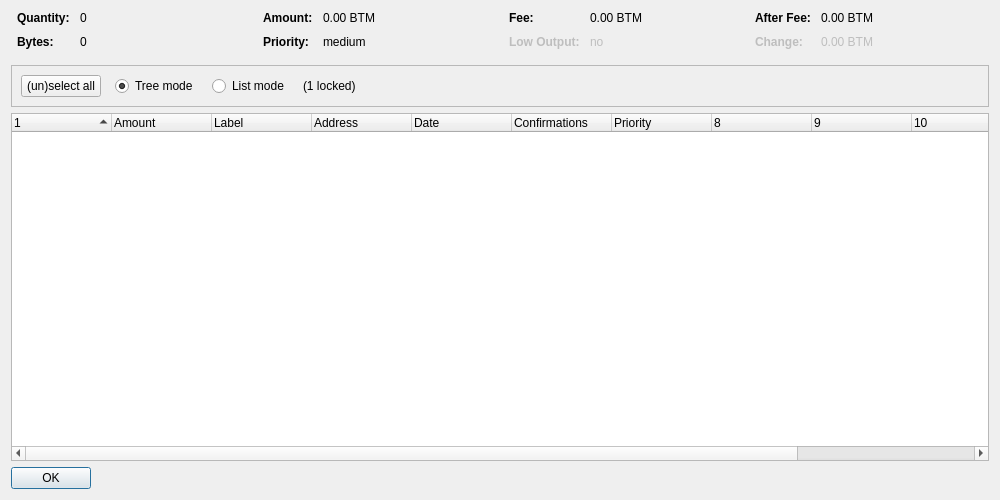
<?xml version="1.0" encoding="UTF-8"?>
<ui version="4.0">
 <class>CoinControlDialog</class>
 <widget class="QDialog" name="CoinControlDialog">
  <property name="geometry">
   <rect>
    <x>0</x>
    <y>0</y>
    <width>1000</width>
    <height>500</height>
   </rect>
  </property>
  <property name="windowTitle">
   <string>Coin Control Address Selection</string>
  </property>
  <layout class="QVBoxLayout" name="verticalLayout">
   <item>
    <layout class="QHBoxLayout" name="horizontalLayoutTop" stretch="0,0,0,0">
     <property name="topMargin">
      <number>0</number>
     </property>
     <property name="bottomMargin">
      <number>10</number>
     </property>
     <item>
      <layout class="QFormLayout" name="formLayoutCoinControl1">
       <property name="horizontalSpacing">
        <number>10</number>
       </property>
       <property name="verticalSpacing">
        <number>10</number>
       </property>
       <property name="leftMargin">
        <number>6</number>
       </property>
       <property name="rightMargin">
        <number>6</number>
       </property>
       <item row="0" column="0">
        <widget class="QLabel" name="labelCoinControlQuantityText">
         <property name="font">
          <font>
           <weight>75</weight>
           <bold>true</bold>
          </font>
         </property>
         <property name="text">
          <string>Quantity:</string>
         </property>
        </widget>
       </item>
       <item row="0" column="1">
        <widget class="QLabel" name="labelCoinControlQuantity">
         <property name="cursor">
          <cursorShape>IBeamCursor</cursorShape>
         </property>
         <property name="contextMenuPolicy">
          <enum>Qt::ActionsContextMenu</enum>
         </property>
         <property name="text">
          <string notr="true">0</string>
         </property>
         <property name="textInteractionFlags">
          <set>Qt::LinksAccessibleByMouse|Qt::TextSelectableByKeyboard|Qt::TextSelectableByMouse</set>
         </property>
        </widget>
       </item>
       <item row="1" column="0">
        <widget class="QLabel" name="labelCoinControlBytesText">
         <property name="font">
          <font>
           <weight>75</weight>
           <bold>true</bold>
          </font>
         </property>
         <property name="text">
          <string>Bytes:</string>
         </property>
        </widget>
       </item>
       <item row="1" column="1">
        <widget class="QLabel" name="labelCoinControlBytes">
         <property name="cursor">
          <cursorShape>IBeamCursor</cursorShape>
         </property>
         <property name="contextMenuPolicy">
          <enum>Qt::ActionsContextMenu</enum>
         </property>
         <property name="text">
          <string notr="true">0</string>
         </property>
         <property name="textInteractionFlags">
          <set>Qt::LinksAccessibleByMouse|Qt::TextSelectableByKeyboard|Qt::TextSelectableByMouse</set>
         </property>
        </widget>
       </item>
      </layout>
     </item>
     <item>
      <layout class="QFormLayout" name="formLayoutCoinControl2">
       <property name="horizontalSpacing">
        <number>10</number>
       </property>
       <property name="verticalSpacing">
        <number>10</number>
       </property>
       <property name="leftMargin">
        <number>6</number>
       </property>
       <property name="rightMargin">
        <number>6</number>
       </property>
       <item row="0" column="0">
        <widget class="QLabel" name="labelCoinControlAmountText">
         <property name="font">
          <font>
           <weight>75</weight>
           <bold>true</bold>
          </font>
         </property>
         <property name="text">
          <string>Amount:</string>
         </property>
        </widget>
       </item>
       <item row="0" column="1">
        <widget class="QLabel" name="labelCoinControlAmount">
         <property name="cursor">
          <cursorShape>IBeamCursor</cursorShape>
         </property>
         <property name="contextMenuPolicy">
          <enum>Qt::ActionsContextMenu</enum>
         </property>
         <property name="text">
          <string notr="true">0.00 BTM</string>
         </property>
         <property name="textInteractionFlags">
          <set>Qt::LinksAccessibleByMouse|Qt::TextSelectableByKeyboard|Qt::TextSelectableByMouse</set>
         </property>
        </widget>
       </item>
       <item row="1" column="0">
        <widget class="QLabel" name="labelCoinControlPriorityText">
         <property name="font">
          <font>
           <weight>75</weight>
           <bold>true</bold>
          </font>
         </property>
         <property name="text">
          <string>Priority:</string>
         </property>
        </widget>
       </item>
       <item row="1" column="1">
        <widget class="QLabel" name="labelCoinControlPriority">
         <property name="cursor">
          <cursorShape>IBeamCursor</cursorShape>
         </property>
         <property name="contextMenuPolicy">
          <enum>Qt::ActionsContextMenu</enum>
         </property>
         <property name="text">
          <string notr="true">medium</string>
         </property>
         <property name="textInteractionFlags">
          <set>Qt::LinksAccessibleByMouse|Qt::TextSelectableByKeyboard|Qt::TextSelectableByMouse</set>
         </property>
        </widget>
       </item>
      </layout>
     </item>
     <item>
      <layout class="QFormLayout" name="formLayoutCoinControl3">
       <property name="horizontalSpacing">
        <number>10</number>
       </property>
       <property name="verticalSpacing">
        <number>10</number>
       </property>
       <property name="leftMargin">
        <number>6</number>
       </property>
       <property name="rightMargin">
        <number>6</number>
       </property>
       <item row="0" column="0">
        <widget class="QLabel" name="labelCoinControlFeeText">
         <property name="font">
          <font>
           <weight>75</weight>
           <bold>true</bold>
          </font>
         </property>
         <property name="text">
          <string>Fee:</string>
         </property>
        </widget>
       </item>
       <item row="0" column="1">
        <widget class="QLabel" name="labelCoinControlFee">
         <property name="cursor">
          <cursorShape>IBeamCursor</cursorShape>
         </property>
         <property name="contextMenuPolicy">
          <enum>Qt::ActionsContextMenu</enum>
         </property>
         <property name="text">
          <string notr="true">0.00 BTM</string>
         </property>
         <property name="textInteractionFlags">
          <set>Qt::LinksAccessibleByMouse|Qt::TextSelectableByKeyboard|Qt::TextSelectableByMouse</set>
         </property>
        </widget>
       </item>
       <item row="1" column="0">
        <widget class="QLabel" name="labelCoinControlLowOutputText">
         <property name="enabled">
          <bool>false</bool>
         </property>
         <property name="font">
          <font>
           <weight>75</weight>
           <bold>true</bold>
          </font>
         </property>
         <property name="text">
          <string>Low Output:</string>
         </property>
        </widget>
       </item>
       <item row="1" column="1">
        <widget class="QLabel" name="labelCoinControlLowOutput">
         <property name="enabled">
          <bool>false</bool>
         </property>
         <property name="cursor">
          <cursorShape>IBeamCursor</cursorShape>
         </property>
         <property name="contextMenuPolicy">
          <enum>Qt::ActionsContextMenu</enum>
         </property>
         <property name="text">
          <string notr="true">no</string>
         </property>
         <property name="textInteractionFlags">
          <set>Qt::LinksAccessibleByMouse|Qt::TextSelectableByKeyboard|Qt::TextSelectableByMouse</set>
         </property>
        </widget>
       </item>
      </layout>
     </item>
     <item>
      <layout class="QFormLayout" name="formLayoutCoinControl4">
       <property name="horizontalSpacing">
        <number>10</number>
       </property>
       <property name="verticalSpacing">
        <number>10</number>
       </property>
       <property name="leftMargin">
        <number>6</number>
       </property>
       <property name="rightMargin">
        <number>6</number>
       </property>
       <item row="0" column="0">
        <widget class="QLabel" name="labelCoinControlAfterFeeText">
         <property name="font">
          <font>
           <weight>75</weight>
           <bold>true</bold>
          </font>
         </property>
         <property name="text">
          <string>After Fee:</string>
         </property>
        </widget>
       </item>
       <item row="0" column="1">
        <widget class="QLabel" name="labelCoinControlAfterFee">
         <property name="cursor">
          <cursorShape>IBeamCursor</cursorShape>
         </property>
         <property name="contextMenuPolicy">
          <enum>Qt::ActionsContextMenu</enum>
         </property>
         <property name="text">
          <string notr="true">0.00 BTM</string>
         </property>
         <property name="textInteractionFlags">
          <set>Qt::LinksAccessibleByMouse|Qt::TextSelectableByKeyboard|Qt::TextSelectableByMouse</set>
         </property>
        </widget>
       </item>
       <item row="1" column="0">
        <widget class="QLabel" name="labelCoinControlChangeText">
         <property name="enabled">
          <bool>false</bool>
         </property>
         <property name="font">
          <font>
           <weight>75</weight>
           <bold>true</bold>
          </font>
         </property>
         <property name="text">
          <string>Change:</string>
         </property>
        </widget>
       </item>
       <item row="1" column="1">
        <widget class="QLabel" name="labelCoinControlChange">
         <property name="enabled">
          <bool>false</bool>
         </property>
         <property name="cursor">
          <cursorShape>IBeamCursor</cursorShape>
         </property>
         <property name="contextMenuPolicy">
          <enum>Qt::ActionsContextMenu</enum>
         </property>
         <property name="text">
          <string notr="true">0.00 BTM</string>
         </property>
         <property name="textInteractionFlags">
          <set>Qt::LinksAccessibleByMouse|Qt::TextSelectableByKeyboard|Qt::TextSelectableByMouse</set>
         </property>
        </widget>
       </item>
      </layout>
     </item>
    </layout>
   </item>
   <item>
    <widget class="QFrame" name="frame">
     <property name="minimumSize">
      <size>
       <width>0</width>
       <height>40</height>
      </size>
     </property>
     <property name="frameShape">
      <enum>QFrame::StyledPanel</enum>
     </property>
     <property name="frameShadow">
      <enum>QFrame::Sunken</enum>
     </property>
     <layout class="QHBoxLayout" name="horizontalLayout">
      <item>
       <layout class="QHBoxLayout" name="horizontalLayoutPanel" stretch="0,0,0,0,0">
        <property name="spacing">
         <number>14</number>
        </property>
        <item>
         <widget class="QPushButton" name="pushButtonSelectAll">
          <property name="sizePolicy">
           <sizepolicy hsizetype="Maximum" vsizetype="Fixed">
            <horstretch>0</horstretch>
            <verstretch>0</verstretch>
           </sizepolicy>
          </property>
          <property name="text">
           <string>(un)select all</string>
          </property>
         </widget>
        </item>
        <item>
         <widget class="QRadioButton" name="radioTreeMode">
          <property name="sizePolicy">
           <sizepolicy hsizetype="Maximum" vsizetype="Fixed">
            <horstretch>0</horstretch>
            <verstretch>0</verstretch>
           </sizepolicy>
          </property>
          <property name="text">
           <string>Tree mode</string>
          </property>
          <property name="checked">
           <bool>true</bool>
          </property>
         </widget>
        </item>
        <item>
         <widget class="QRadioButton" name="radioListMode">
          <property name="sizePolicy">
           <sizepolicy hsizetype="Maximum" vsizetype="Fixed">
            <horstretch>0</horstretch>
            <verstretch>0</verstretch>
           </sizepolicy>
          </property>
          <property name="text">
           <string>List mode</string>
          </property>
         </widget>
        </item>
        <item>
         <widget class="QLabel" name="labelLocked">
          <property name="text">
           <string notr="true">(1 locked)</string>
          </property>
         </widget>
        </item>
        <item>
         <spacer name="horizontalSpacer">
          <property name="orientation">
           <enum>Qt::Horizontal</enum>
          </property>
          <property name="sizeHint" stdset="0">
           <size>
            <width>40</width>
            <height>20</height>
           </size>
          </property>
         </spacer>
        </item>
       </layout>
      </item>
     </layout>
    </widget>
   </item>
   <item>
    <widget class="CoinControlTreeWidget" name="treeWidget">
     <property name="contextMenuPolicy">
      <enum>Qt::CustomContextMenu</enum>
     </property>
     <property name="sortingEnabled">
      <bool>false</bool>
     </property>
     <property name="columnCount">
      <number>12</number>
     </property>
     <attribute name="headerShowSortIndicator" stdset="0">
      <bool>true</bool>
     </attribute>
     <attribute name="headerStretchLastSection">
      <bool>false</bool>
     </attribute>
     <column>
      <property name="text">
       <string/>
      </property>
     </column>
     <column>
      <property name="text">
       <string>Amount</string>
      </property>
     </column>
     <column>
      <property name="text">
       <string notr="true">Label</string>
      </property>
     </column>
     <column>
      <property name="text">
       <string>Address</string>
      </property>
     </column>
     <column>
      <property name="text">
       <string>Date</string>
      </property>
     </column>
     <column>
      <property name="text">
       <string>Confirmations</string>
      </property>
      <property name="toolTip">
       <string>Confirmed</string>
      </property>
     </column>
     <column>
      <property name="text">
       <string>Priority</string>
      </property>
     </column>
     <column>
      <property name="text">
       <string/>
      </property>
     </column>
     <column>
      <property name="text">
       <string/>
      </property>
     </column>
     <column>
      <property name="text">
       <string/>
      </property>
     </column>
     <column>
      <property name="text">
       <string/>
      </property>
     </column>
     <column>
      <property name="text">
       <string/>
      </property>
     </column>
    </widget>
   </item>
   <item>
    <widget class="QDialogButtonBox" name="buttonBox">
     <property name="sizePolicy">
      <sizepolicy hsizetype="Maximum" vsizetype="Fixed">
       <horstretch>0</horstretch>
       <verstretch>0</verstretch>
      </sizepolicy>
     </property>
     <property name="orientation">
      <enum>Qt::Horizontal</enum>
     </property>
     <property name="standardButtons">
      <set>QDialogButtonBox::Ok</set>
     </property>
    </widget>
   </item>
  </layout>
 </widget>
 <customwidgets>
  <customwidget>
   <class>CoinControlTreeWidget</class>
   <extends>QTreeWidget</extends>
   <header>coincontroltreewidget.h</header>
  </customwidget>
 </customwidgets>
 <resources/>
 <connections/>
</ui>
